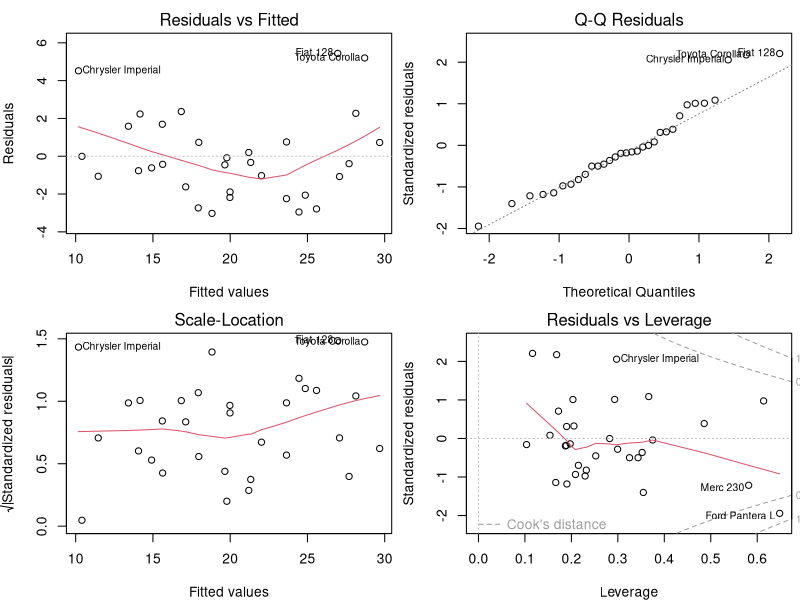
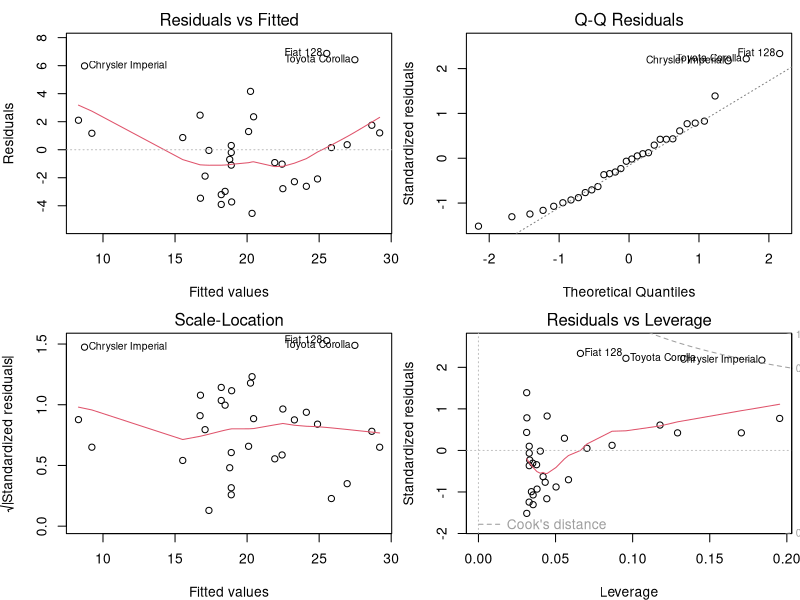
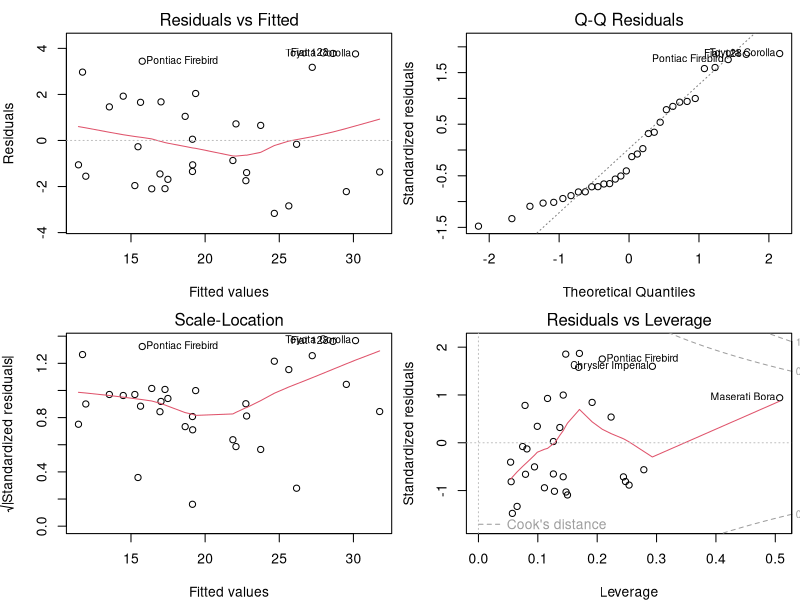
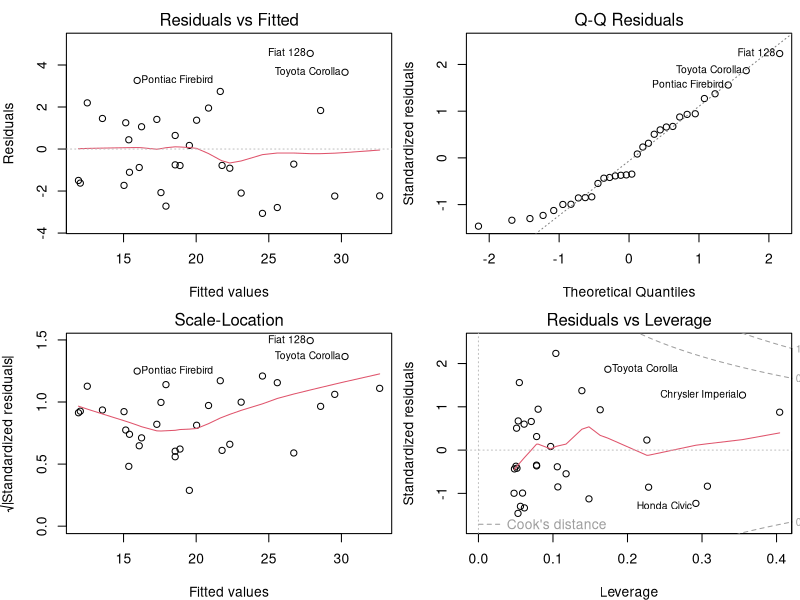
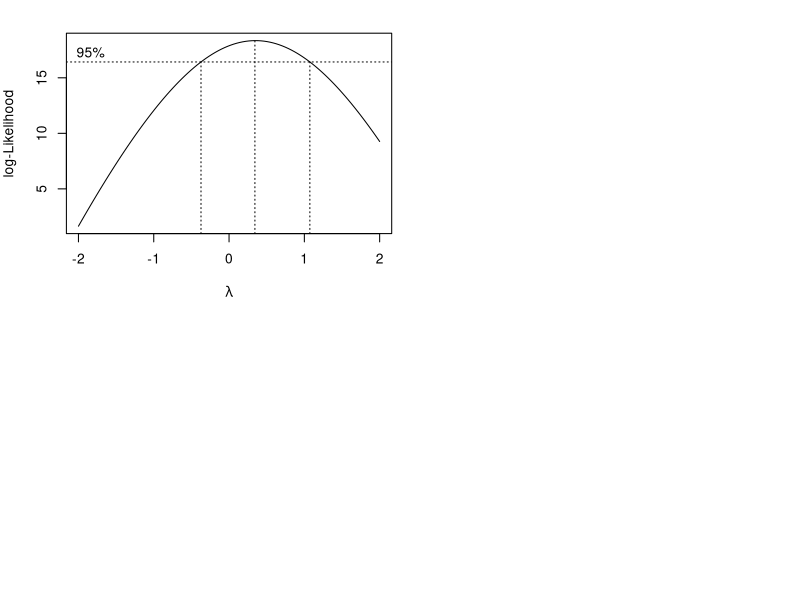

Here is the R script that generated these plots, in order:
## ---- chunk 1
mtcars
data <- mtcars[,-c(8,9)]
head(data)
## ---- chunk 2
model1<-lm(mpg~.,data)
par(mfrow=c(2,2),mar=c(4,4,2,0.5))
plot(model1)
summary(model1)
## ---- chunk 3
model2 <- lm(mpg~ wt,data)
par(mfrow=c(2,2),mar=c(4,4,2,0.5))
plot(model2)
summary(model2)
## ---- chunk 4
model3 <- lm(mpg ~ wt + disp * hp,data)
par(mfrow=c(2,2),mar=c(4,4,2,0.5))
plot(model3)
summary(model3)
## ---- chunk 5
model4 <- lm(mpg~ wt * wt + hp* wt,data)
par(mfrow=c(2,2),mar=c(4,4,2,0.5))
plot(model4)
summary(model4)
shapiro.test(model4$residuals)
## ---- chunk 6
library(MASS)
bc <- boxcox(mpg ~ wt * wt + hp * wt,data= data)
lam <- bc$x[which.max(bc$y)]
lam
